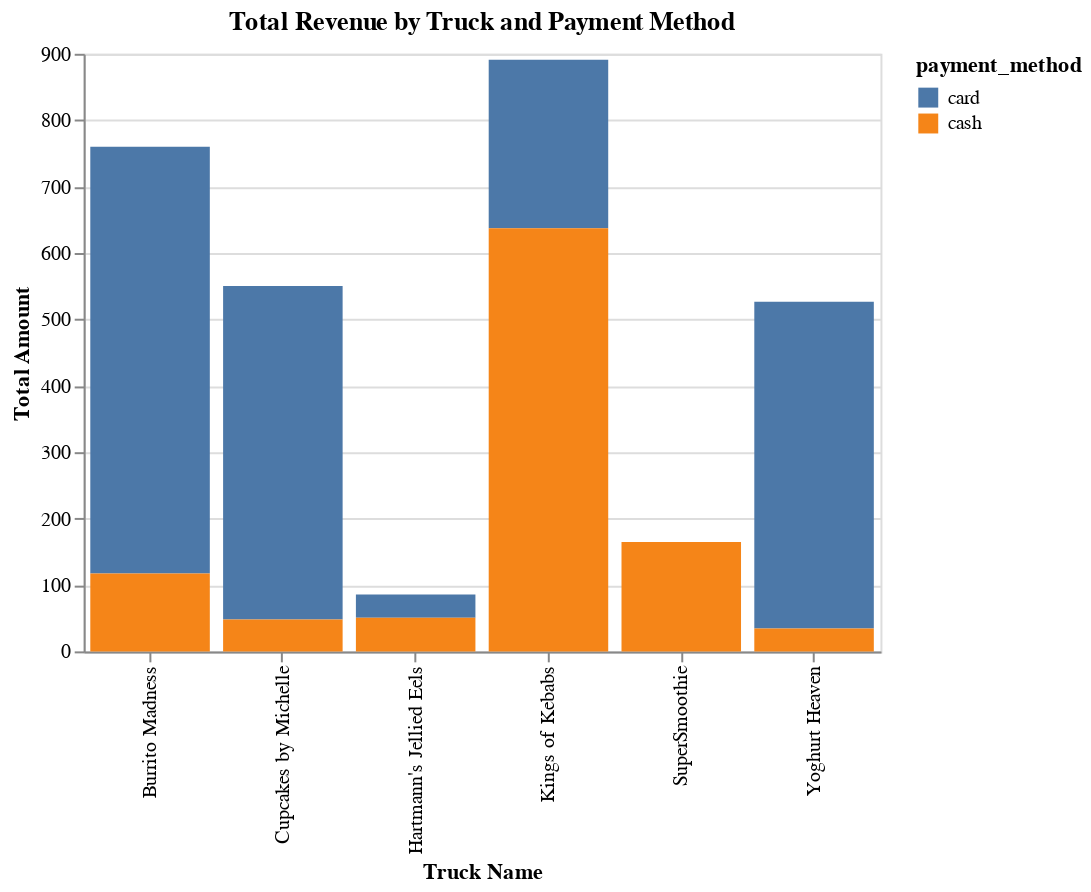

The cell this chart's notebook holds for it:
### Code cell
df = pd.DataFrame(results['payment_method_by_truck'])
chart = alt.Chart(df).mark_bar().encode(
    x=alt.X('truck_name:N', title='Truck Name'),
    y=alt.Y('total:Q', title='Total Amount'),
    color='payment_method:N'
).properties(
    title='Total Revenue by Truck and Payment Method',
    width=400
)
chart

### Figure 1 — Vega-Lite specification as saved in the notebook (floating-point values rounded to 4 significant figures)
{"config": {"view": {"continuousWidth": 300, "continuousHeight": 300}}, "data": {"name": "data-a10778b11742761327d191ac7270d84c"}, "mark": {"type": "bar"}, "encoding": {"color": {"field": "payment_method", "type": "nominal"}, "x": {"field": "truck_name", "title": "Truck Name", "type": "nominal"}, "y": {"field": "total", "title": "Total Amount", "type": "quantitative"}}, "title": "Total Revenue by Truck and Payment Method", "width": 400, "$schema": "https://vega.github.io/schema/vega-lite/v5.20.1.json", "datasets": {"data-a10778b11742761327d191ac7270d84c": [{"truck_name": "Burrito Madness", "payment_method": "card", "total": 642.8, "avg_amount": 7.56}, {"truck_name": "Burrito Madness", "payment_method": "cash", "total": 117.3, "avg_amount": 7.33}, {"truck_name": "Kings of Kebabs", "payment_method": "card", "total": 253.7, "avg_amount": 8.18}, {"truck_name": "Kings of Kebabs", "payment_method": "cash", "total": 637.4, "avg_amount": 7.87}, {"truck_name": "Cupcakes by Michelle", "payment_method": "card", "total": 502.2, "avg_amount": 6.2}, {"truck_name": "Cupcakes by Michelle", "payment_method": "cash", "total": 47.92, "avg_amount": 5.99}, {"truck_name": "Hartmann's Jellied Eels", "payment_method": "card", "total": 34.85, "avg_amount": 2.32}, {"truck_name": "Hartmann's Jellied Eels", "payment_method": "cash", "total": 50.77, "avg_amount": 2.21}, {"truck_name": "Yoghurt Heaven", "payment_method": "card", "total": 492.1, "avg_amount": 5.47}, {"truck_name": "Yoghurt Heaven", "payment_method": "cash", "total": 34.5, "avg_amount": 5.75}, {"truck_name": "SuperSmoothie", "payment_method": "cash", "total": 164.7, "avg_amount": 5.88}]}}
